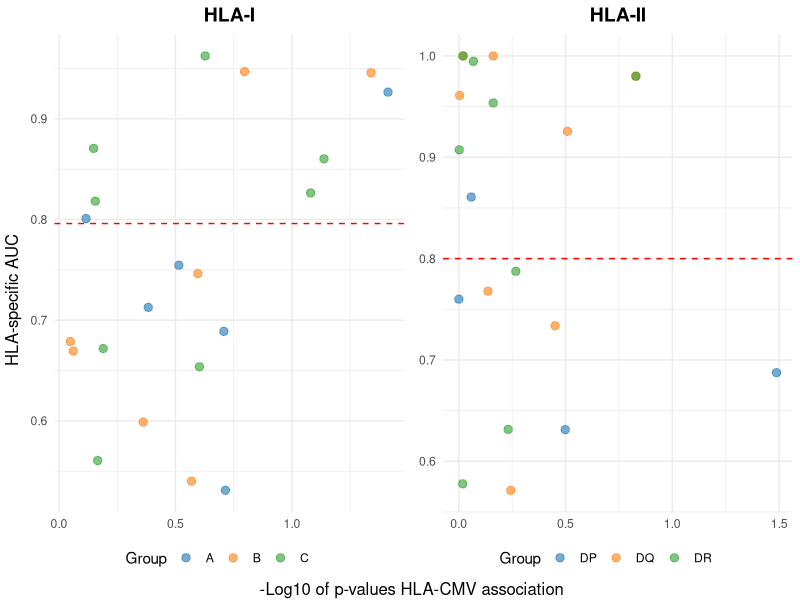

The R script that drew this image: (Note: this script raises an error after producing the figure.)
library(ggplot2)
library(dplyr)
library(ggrepel)
library(gridExtra)
library(grid)
library(quantreg)



setwd("/home/hyo/mystuff/git_test/conditional_TCR_prediction/plot/figure4/")

get_legend <- function(my_plot) {
  tmp <- ggplot_gtable(ggplot_build(my_plot))
  leg <- which(sapply(tmp$grobs, function(x) x$name) == "guide-box")
  legend <- tmp$grobs[[leg]]
  return(legend)
}


df1 = read.csv("../HLA_I_ready_data.csv")
df2 = read.csv("../HLA_II_ready_data.csv")
baseline = 0.9163461538461538
colors_ <- c("#1f77b4", "#ff7f0e", "#2ca02c")

########################
# Specific-AUC v.s. pval
########################

p1 = ggplot(df1, aes(x = -log10(HLA_CMV_asso_pval) , y = HLA_specific_AUC, color = HLA_group, label = HLA_name)) +
  geom_point(alpha = 0.6, size = 2.5) +
  geom_hline(yintercept = 0.796, linetype = "dashed", color = "red") +
  scale_color_manual(values = colors_) +  # Specify the custom color palette+
  scale_size_continuous(range = c(3, 10)) +  # Adjust the range of point sizes as needed
  theme_minimal()+
  labs(x = "-Log10 of p-values HLA-CMV association ", y = "Specific AUC", title = "HLA-I", color = "Group") +
  theme(plot.title = element_text(hjust = 0.5, size = 14, face="bold"),
        axis.title.x = element_blank(),
        axis.title.y = element_blank(),
        legend.position = "bottom",
        legend.box = "horizontal") +
  guides(color = guide_legend(nrow = 1), 
         size = guide_legend(nrow = 1))


p2 = ggplot(df2, aes(x = -log10(HLA_CMV_asso_pval) , y = HLA_specific_AUC, color = HLA_group, label = HLA_name)) +
  geom_point(alpha = 0.6, size = 2.5) +
  geom_hline(yintercept = 0.8,linetype = "dashed", color = "red") +
  scale_color_manual(values = colors_) +  # Specify the custom color palette+
  scale_size_continuous(range = c(3, 10)) +  # Adjust the range of point sizes as needed
  theme_minimal()+
  labs(x = "-Log10 of p-values HLA-CMV association ", y = "Specific AUC", title = "HLA-II", color="Group") +
  theme(plot.title = element_text(hjust = 0.5, size = 14, face="bold"),
        axis.title.x = element_blank(),
        axis.title.y = element_blank(),
        legend.position = "bottom",
        legend.box = "horizontal") +
  guides(color = guide_legend(nrow = 1), 
         size = guide_legend(nrow = 1))

legend1 <- get_legend(p1)
legend2 <- get_legend(p2)

p1 <- p1 + theme(legend.position = "none")
p2 <- p2 + theme(legend.position = "none")

grid.arrange(
  arrangeGrob(
    p1, p2,
    legend1,legend2,
    nrow=2,
    heights = c(56, 4)  # Adjust heights to allocate space for the legend
    #top = textGrob("HLA-I HLA-II Plots", gp = gpar(fontsize = 14, fontface = "bold"))
  ),
  bottom = textGrob("-Log10 of p-values HLA-CMV association", gp = gpar(fontsize = 12)),
  left = textGrob("HLA-specific AUC", rot = 90, gp = gpar(fontsize = 12))
)


#######################
### regression plot ###
#######################

# remove an outlier
df2 = df2 %>% filter(Training_Size < 200) 
HLAI_fit <- rq(HLA_specific_AUC ~ Training_Size, data = df1, tau = 0.5)
HLAII_fit = rq(HLA_specific_AUC ~ Training_Size, data = df2, tau = 0.5)
df1$regression_pred = predict(HLAI_fit)
df2$regression_pred = predict(HLAII_fit)




reg1 = ggplot(df1, aes(x = Training_Size, y = HLA_specific_AUC, color = HLA_group)) +
  geom_point(size=2.5, alpha = 0.6, show.legend = T) +
  geom_line(aes(y = regression_pred), color = "blue") + # Fitted quantile regression line
  geom_hline(yintercept = 0.79,linetype = "dashed", color = "red") +
  scale_color_manual(name = "Group", values = colors_) +
  theme_minimal()+
  theme(axis.title.x = element_blank(),
        axis.title.y = element_blank(),
        legend.position = "bottom",
        legend.box = "horizontal",
        legend.spacing.y = unit(0.01, "mm") ) +
  guides(color = guide_legend(nrow = 1), 
         size = guide_legend(nrow = 1))




reg2 = ggplot(df2, aes(x = Training_Size, y = HLA_specific_AUC, color = HLA_group)) +
  geom_point(size=2.5, alpha = 0.6, show.legend = T) +
  geom_line(aes(y = regression_pred), color = "blue") + # Fitted quantile regression line
  geom_hline(yintercept = 0.8,linetype = "dashed", color = "red") +
  scale_color_manual(name = "Group", values = colors_)
  theme_minimal()+
  theme(axis.title.x = element_blank(),
        axis.title.y = element_blank(),
        legend.position = "bottom",
        legend.box = "vertical",
        legend.spacing.y = unit(0.01, "mm") ) +
  guides(color = guide_legend(nrow = 1), 
         size = guide_legend(nrow = 1))


legend1 <- get_legend(reg1)
legend2 <- get_legend(reg2)

reg1 <- reg1 + ggtitle("HLA-I") +  theme(legend.position = "none", plot.title = element_text(size=14, face="bold", hjust = 0.5)) 
reg2 <- reg2 +  ggtitle("HLA-II") + theme(legend.position = "none", plot.title = element_text(size=14, face="bold", hjust = 0.5)) 


grid.arrange(
  arrangeGrob(
    reg1, reg2,
    legend1,legend2,
    nrow=2,
    heights = c(56, 4) # Adjust heights to allocate space for the legend
  ),
  bottom = textGrob("Training Size", gp = gpar(fontsize = 12)),
  left = textGrob("HLA-specific AUC", rot = 90, gp = gpar(fontsize = 12))
)




